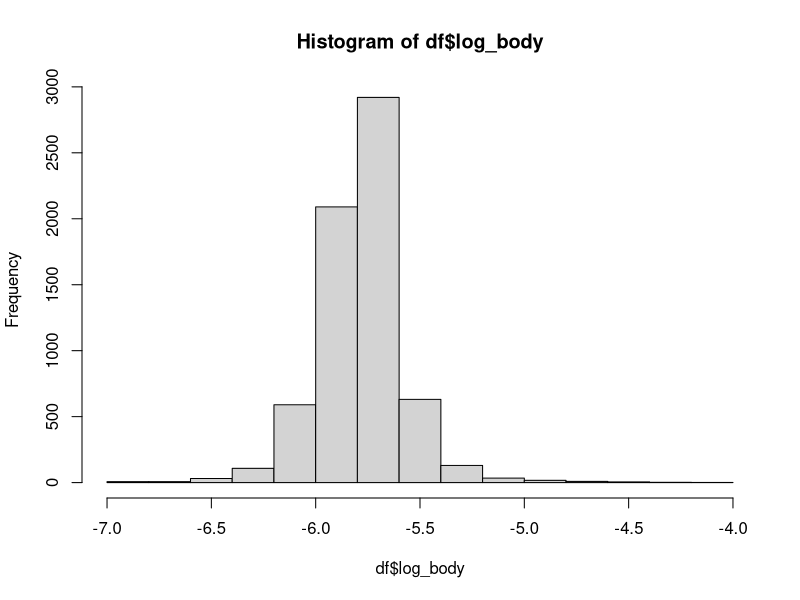
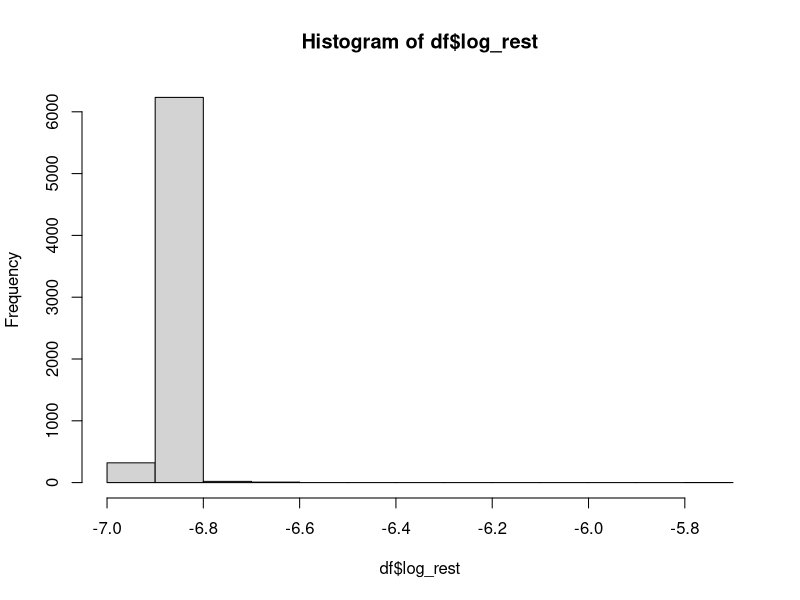
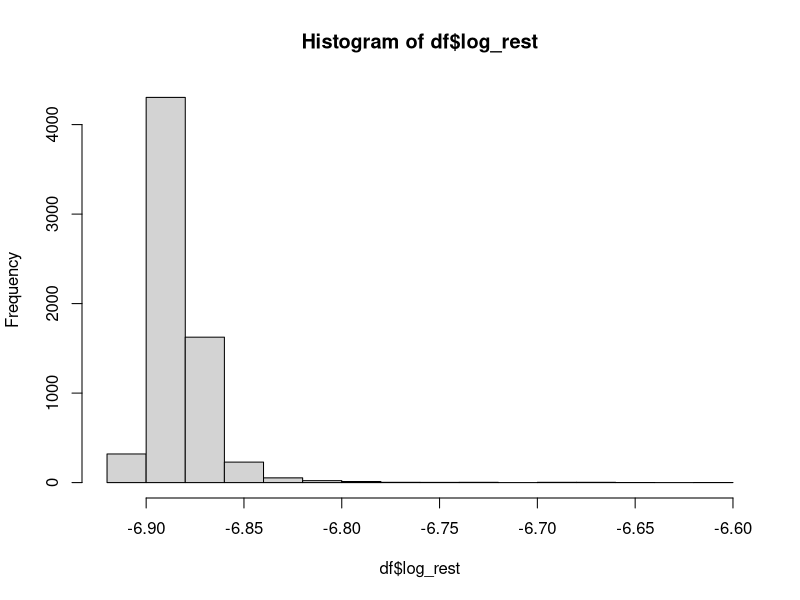
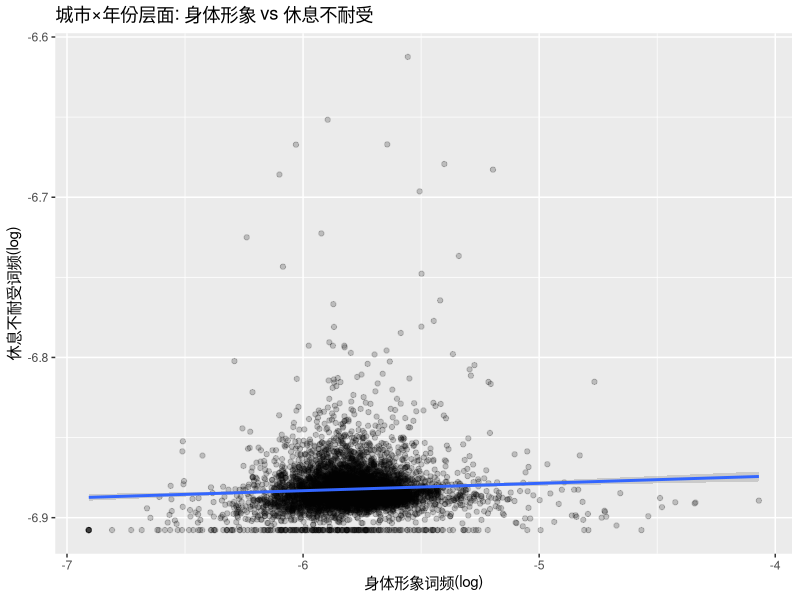
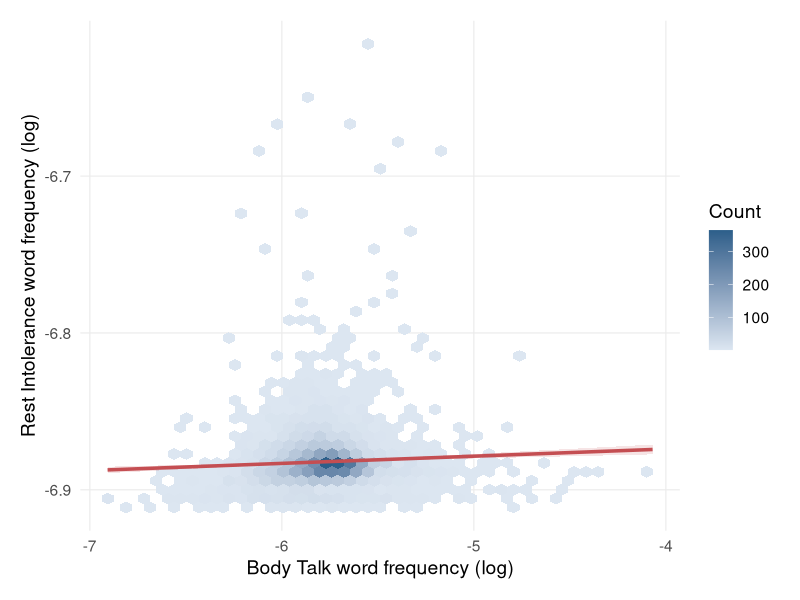
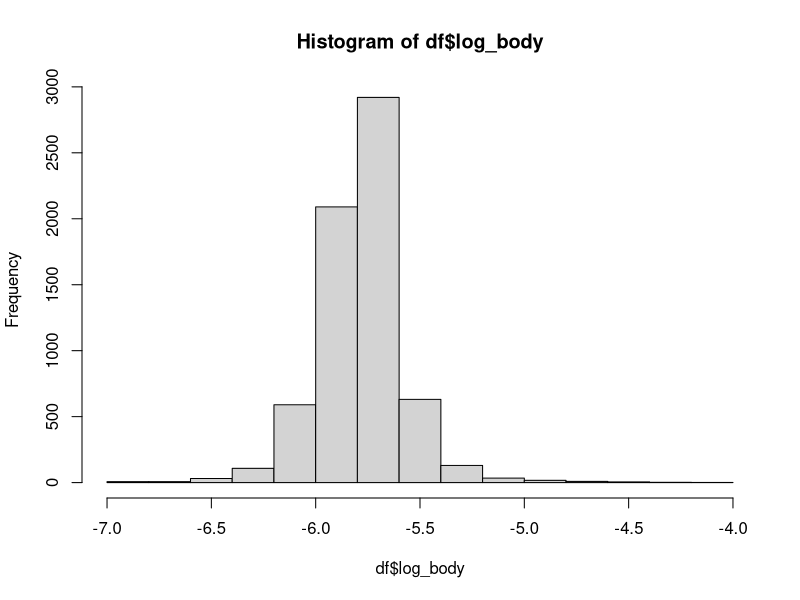
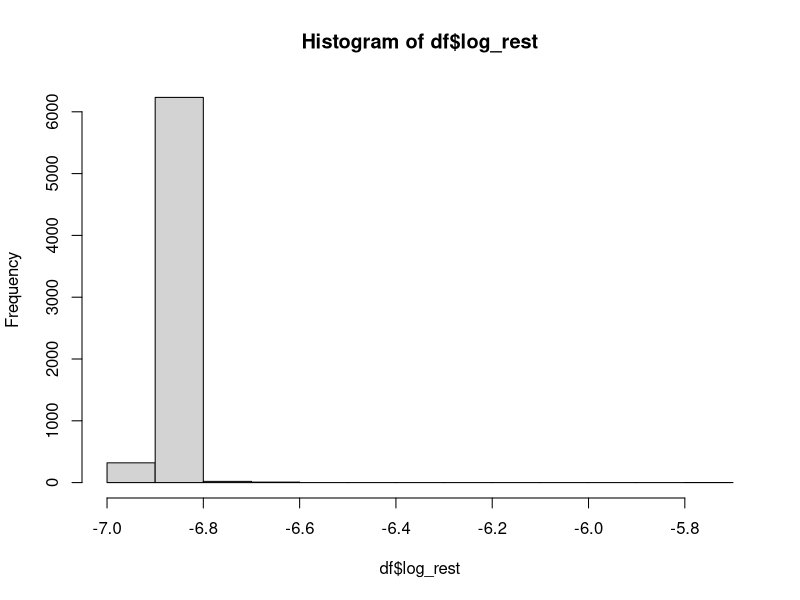
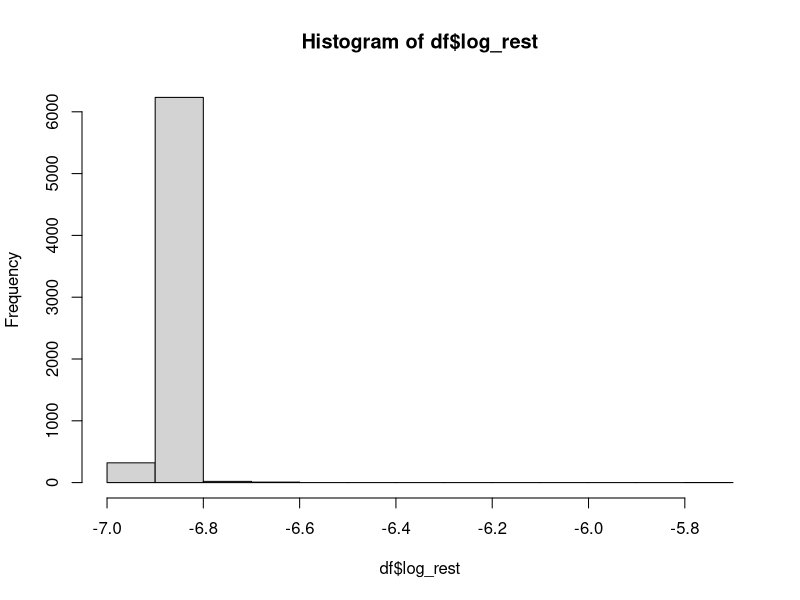

The R source for these figures, in order:

# ============================================================
# 城市×年份面板数据: 身体形象词频预测休息不耐受词频
# ============================================================
library(readxl)
library(dplyr)

bodyimage_ris <- read_excel("bodyimage_ris.xlsx")

# ============================================================
# 1. 数据清洗: 把字符型的词频列转为数值
# ============================================================
# 需要转换的关键变量(都被读成了字符)
char_vars <- c("身体形象", "休息不耐受",
               "消极感受_ris", "社会比较_ris",
               "强迫性思维_ris", "认知偏差_ris",
               "字典覆盖率", "字典覆盖率_ris")

bodyimage_ris <- bodyimage_ris %>%
  mutate(across(all_of(char_vars), ~ as.numeric(.)))

# 重命名核心变量, 便于建模(中文列名在公式里容易出错)
df <- bodyimage_ris %>%
  rename(
    body_image = 身体形象,        # 自变量: 身体形象词频
    rest_intol = 休息不耐受,      # 因变量: 休息不耐受词频
    n_weibo    = 微博数,           # 控制: 微博数量(代表样本量/活跃度)
    n_words    = 词数
  ) %>%
  # 去掉关键变量缺失的行
  filter(!is.na(body_image), !is.na(rest_intol))

cat("城市数:", n_distinct(df$city), "  年份范围:", range(df$year), "\n")
cat("有效观测数:", nrow(df), "\n")

# ============================================================
# 2. 描述与可视化: 先看两者关系长什么样
# ============================================================
# 词频是很小的比例值, 取对数让分布更正态、关系更线性(加小常数防log0)
df <- df %>%
  mutate(
    log_body = log(body_image +0.001),
    log_rest = log(rest_intol + 0.001)
  )

hist(df$log_body)
hist(df$log_rest)
df <- df[-which.max(df$log_rest),]
hist(df$log_rest)

cor.test(df$log_body, df$log_rest)  # 简单相关先看一眼

library(ggplot2)
ggplot(df, aes(x = log_body, y = log_rest)) +
  geom_point(alpha = 0.2) +
  geom_smooth(method = "lm") +
  labs(x = "身体形象词频(log)", y = "休息不耐受词频(log)",
       title = "城市×年份层面: 身体形象 vs 休息不耐受")

# ============================================================
# 3. 面板回归模型 (plm包)
# 面板结构: 个体维度=city, 时间维度=year
# ============================================================
library(plm)

pdf <- pdata.frame(df, index = c("city", "year"))

# ---- 模型1: 混合OLS (pooled, 作为基准, 但忽略面板结构) ----
m_pool <- plm(log_rest ~ log_body, data = pdf, model = "pooling")

# ---- 模型2: 固定效应 (within, 控制所有不随时间变的城市特征) ----
# 这是面板分析的主力模型: 利用城市内随时间的变异来估计关系
# 自动控制了城市间一切稳定差异(地理、经济基础、方言等混淆)
m_fe <- plm(log_rest ~ log_body, data = pdf, model = "within",
            effect = "twoways")   # twoways: 同时控制城市和年份固定效应

# ---- 模型3: 随机效应 ----
m_re <- plm(log_rest ~ log_body, data = pdf, model = "random")

summary(m_fe)
summary(m_re)
# ---- Hausman检验: 选固定效应还是随机效应 ----
phtest(m_fe, m_re)
# p<0.05 -> 用固定效应; p>0.05 -> 随机效应更有效

# ============================================================
# 4. 稳健标准误 (面板数据残差通常有异方差和序列相关)
# ============================================================
library(lmtest)
# 按城市聚类的稳健标准误
coeftest(m_fe, vcov = vcovHC(m_fe, type = "HC1", cluster = "group"))




# ============================================================
# 补充1: 看标准化效应量(系数对小数值不直观, 标准化后好解读)
# ============================================================
df_std <- df %>%
  mutate(z_body = scale(log_body)[,1],
         z_rest = scale(log_rest)[,1])
pdf_std <- pdata.frame(df_std, index = c("city","year"))
m_std <- plm(z_rest ~ z_body, data = pdf_std,
             model = "within", effect = "twoways")
summary(m_std)
# 标准化系数 = body每升高1个标准差, rest升高几个标准差
# 这个数值能直观告诉你效应到底多小

# ============================================================
# 补充2: 横截面相关(城市间) vs 城市内 —— 两者可能差别很大
# 你前面的简单cor.test看的是混合相关, 可能比within大很多
# 报告这个对比本身就是有意义的发现
# ============================================================
# 城市层面均值的横截面相关(城市间关系)
city_mean <- df %>%
  group_by(city) %>%
  summarise(m_body = mean(log_body), m_rest = mean(log_rest))
cor.test(city_mean$m_body, city_mean$m_rest)
# 若城市间相关 >> 城市内系数, 说明关系主要在"城市间"层面
# 即:整体上身体形象话语多的城市休息不耐受话语也多,
#    但同一城市逐年波动的联动很弱

# ============================================================
# 补充3: 加控制变量后系数是否稳健(稳健性检验)
# ============================================================
df <- df %>% mutate(log_nweibo = log(n_weibo + 1))
pdf <- pdata.frame(df, index = c("city","year"))
m_ctrl <- plm(log_rest ~ log_body + log_nweibo,
              data = pdf, model = "within", effect = "twoways")
coeftest(m_ctrl, vcov = vcovHC(m_ctrl, type = "HC1", cluster = "group"))
# 加控制后 log_body 系数若仍显著且方向不变, 说明结果稳健



library(ggplot2)

# ============================================================
# 进阶版: hexbin密度图 + 回归线(强烈推荐, 大样本最清晰)
# ============================================================
ggplot(df, aes(x = log_body, y = log_rest)) +
  geom_hex(bins = 45) +
  scale_fill_gradient(low = "#DCE6F1", high = "#2C5F8A",
                      name = "Count") +
  geom_smooth(method = "lm", se = TRUE,
              color = "#C44E52", fill = "#C44E52",
              alpha = 0.15, linewidth = 1.2) +
  labs(
    x = "Body Talk word frequency (log)",
    y = "Rest Intolerance word frequency (log)"
  ) +
  theme_minimal(base_size = 14) +
  theme(
    panel.grid.minor = element_blank(),
    panel.grid.major = element_line(color = "grey92", linewidth = 0.4),
    legend.position = "right",
    plot.margin = margin(15, 15, 15, 15)
  )

ggsave("scatter_hex.png", width = 7.5, height = 5.5, dpi = 300, bg = "white")
# hexbin 需要 hexbin 包: install.packages("hexbin")






######Stability test




library(readxl)
library(dplyr)

bodyimage_ris <- read_excel("bodyimage_ris.xlsx")

# ============================================================
# 1. 数据清洗: 把字符型的词频列转为数值
# ============================================================
# 需要转换的关键变量(都被读成了字符)
char_vars <- c("身体形象", "休息不耐受",
               "消极感受_ris", "社会比较_ris",
               "强迫性思维_ris", "认知偏差_ris",
               "字典覆盖率", "字典覆盖率_ris")

bodyimage_ris <- bodyimage_ris %>%
  mutate(across(all_of(char_vars), ~ as.numeric(.)))

# 重命名核心变量, 便于建模(中文列名在公式里容易出错)
df <- bodyimage_ris %>%
  rename(
    body_image = 身体形象,        # 自变量: 身体形象词频
    rest_intol = 休息不耐受,      # 因变量: 休息不耐受词频
    n_weibo    = 微博数,           # 控制: 微博数量(代表样本量/活跃度)
    n_words    = 词数
  ) %>%
  # 去掉关键变量缺失的行
  filter(!is.na(body_image), !is.na(rest_intol))

cat("城市数:", n_distinct(df$city), "  年份范围:", range(df$year), "\n")
cat("有效观测数:", nrow(df), "\n")

# ============================================================
# 2. 描述与可视化: 先看两者关系长什么样
# ============================================================
# 词频是很小的比例值, 取对数让分布更正态、关系更线性(加小常数防log0)
df <- df %>%
  mutate(
    log_body = log(body_image +0.001),
    log_rest = log(rest_intol + 0.001)
  )

hist(df$log_body)
hist(df$log_rest)
#df <- df[-which.max(df$log_rest),]
hist(df$log_rest)

cor.test(df$log_body, df$log_rest)  # 简单相关先看一眼

library(ggplot2)
ggplot(df, aes(x = log_body, y = log_rest)) +
  geom_point(alpha = 0.2) +
  geom_smooth(method = "lm") +
  labs(x = "身体形象词频(log)", y = "休息不耐受词频(log)",
       title = "城市×年份层面: 身体形象 vs 休息不耐受")

# ============================================================
# 3. 面板回归模型 (plm包)
# 面板结构: 个体维度=city, 时间维度=year
# ============================================================
library(plm)

pdf <- pdata.frame(df, index = c("city", "year"))

# ---- 模型1: 混合OLS (pooled, 作为基准, 但忽略面板结构) ----
m_pool <- plm(log_rest ~ log_body, data = pdf, model = "pooling")

# ---- 模型2: 固定效应 (within, 控制所有不随时间变的城市特征) ----
# 这是面板分析的主力模型: 利用城市内随时间的变异来估计关系
# 自动控制了城市间一切稳定差异(地理、经济基础、方言等混淆)
m_fe <- plm(log_rest ~ log_body, data = pdf, model = "within",
            effect = "twoways")   # twoways: 同时控制城市和年份固定效应

# ---- 模型3: 随机效应 ----
m_re <- plm(log_rest ~ log_body, data = pdf, model = "random")

summary(m_fe)
summary(m_re)
# ---- Hausman检验: 选固定效应还是随机效应 ----
phtest(m_fe, m_re)
# p<0.05 -> 用固定效应; p>0.05 -> 随机效应更有效

# ============================================================
# 4. 稳健标准误 (面板数据残差通常有异方差和序列相关)
# ============================================================
library(lmtest)
# 按城市聚类的稳健标准误
coeftest(m_fe, vcov = vcovHC(m_fe, type = "HC1", cluster = "group"))
